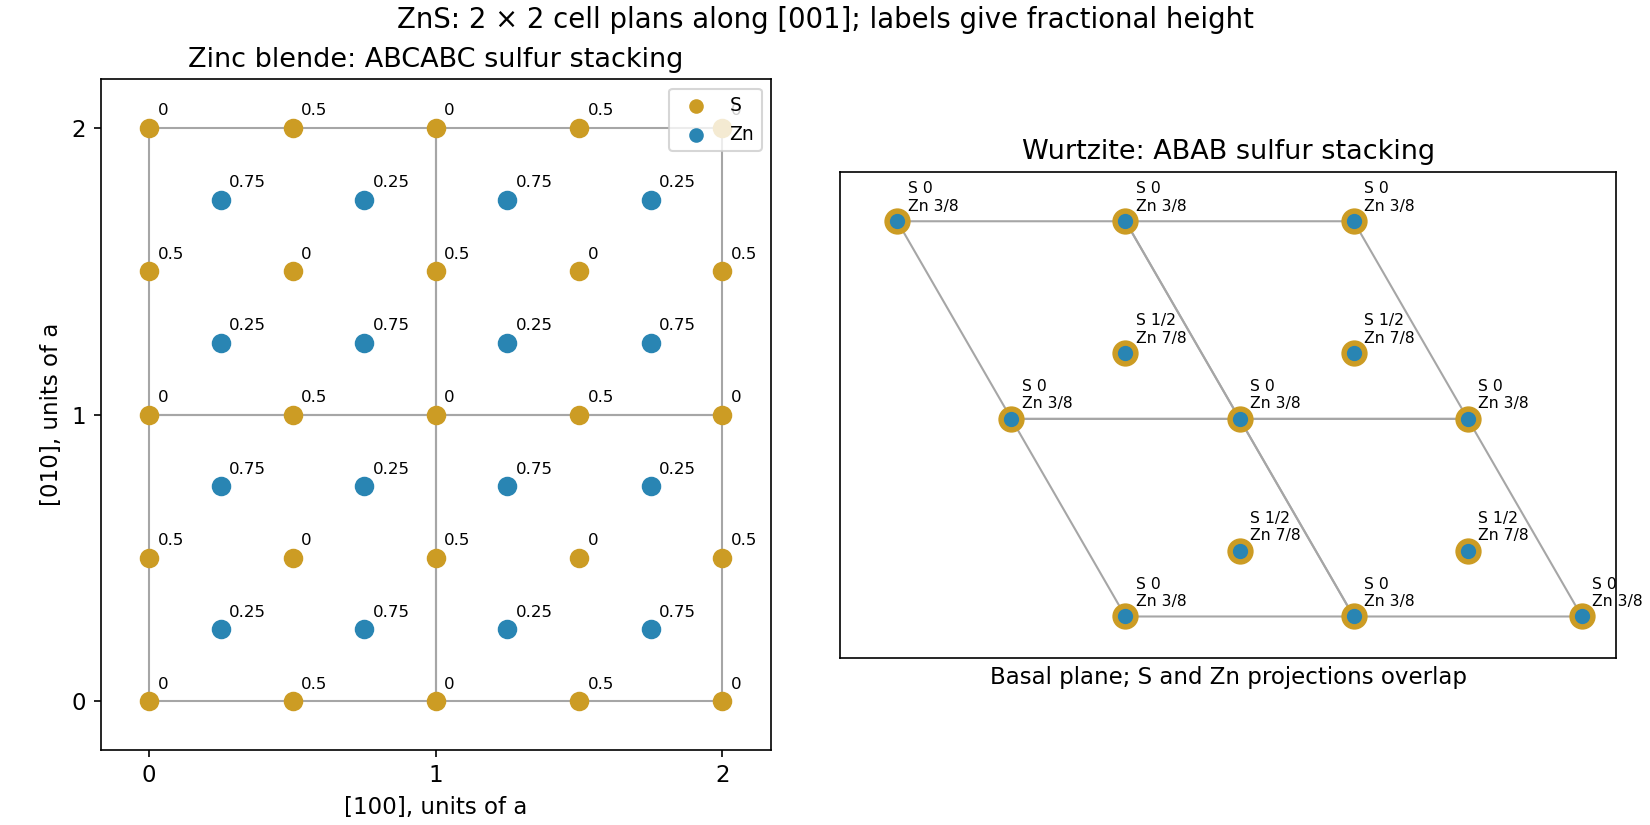

This figure's Python source:
"""Original mathematical illustration; write the matching PNG to cwd."""
from pathlib import Path
import numpy as np
import matplotlib
matplotlib.use("Agg")
import matplotlib.pyplot as plt
from matplotlib.patches import Polygon,Rectangle,Circle
plt.rcParams.update({"font.size":11,"axes.titlesize":13,"figure.facecolor":"white","savefig.facecolor":"white"})
def save(fig):
    fig.savefig(Path(__file__).with_suffix(".png").name,dpi=150,facecolor="white")
    plt.close(fig)
fig,axs=plt.subplots(1,2,figsize=(11,5.5),layout='constrained')
ax=axs[0]
S=[(0,0,0),(.5,.5,0),(.5,0,.5),(0,.5,.5)]
Zn=[tuple((np.array(t)+.25)%1) for t in S]
for i in range(3):
    for j in range(3):
        if i<2 and j<2:ax.add_patch(Rectangle((i,j),1,1,fill=False,edgecolor='.65',lw=1))
        for sites,c,lab in [(S,'#cc9c24','S'),(Zn,'#2985b3','Zn')]:
            for x,y,z in sites:
                if i+x>2 or j+y>2:continue
                ax.scatter(i+x,j+y,s=70,color=c,zorder=3)
                ax.annotate(f'{z:g}',(i+x,j+y),xytext=(4,6),textcoords='offset points',fontsize=8)
for c,lab in [('#cc9c24','S'),('#2985b3','Zn')]:ax.scatter([],[],c=c,label=lab)
ax.legend(loc='upper right',fontsize=9)
ax.set(xlim=(-.17,2.17),ylim=(-.17,2.17),xlabel='[100], units of a',ylabel='[010], units of a',title='Zinc blende: ABCABC sulfur stacking')
ax.set_aspect('equal');ax.set_xticks([0,1,2]);ax.set_yticks([0,1,2])
ax=axs[1];a1=np.array([1.,0]);a2=np.array([-.5,np.sqrt(3)/2])
for i in range(3):
    for j in range(3):
        o=i*a1+j*a2
        if i<2 and j<2:ax.add_patch(Polygon([o,o+a1,o+a1+a2,o+a2],fill=False,edgecolor='.65'))
        for x,y,zs,zz in [(0,0,'0','3/8'),(2/3,1/3,'1/2','7/8')]:
            if i+x>2 or j+y>2:continue
            p=o+x*a1+y*a2
            ax.scatter(*p,s=135,color='#cc9c24',zorder=3)
            ax.scatter(*p,s=40,color='#2985b3',zorder=4)
            ax.annotate(f'S {zs}\nZn {zz}',p,xytext=(5,5),textcoords='offset points',fontsize=7.5)
ax.set_aspect('equal');ax.set(xlim=(-1.25,2.15),ylim=(-.18,1.95),title='Wurtzite: ABAB sulfur stacking',xlabel='Basal plane; S and Zn projections overlap')
ax.set_xticks([]);ax.set_yticks([])
fig.suptitle('ZnS: 2 × 2 cell plans along [001]; labels give fractional height')
save(fig)
